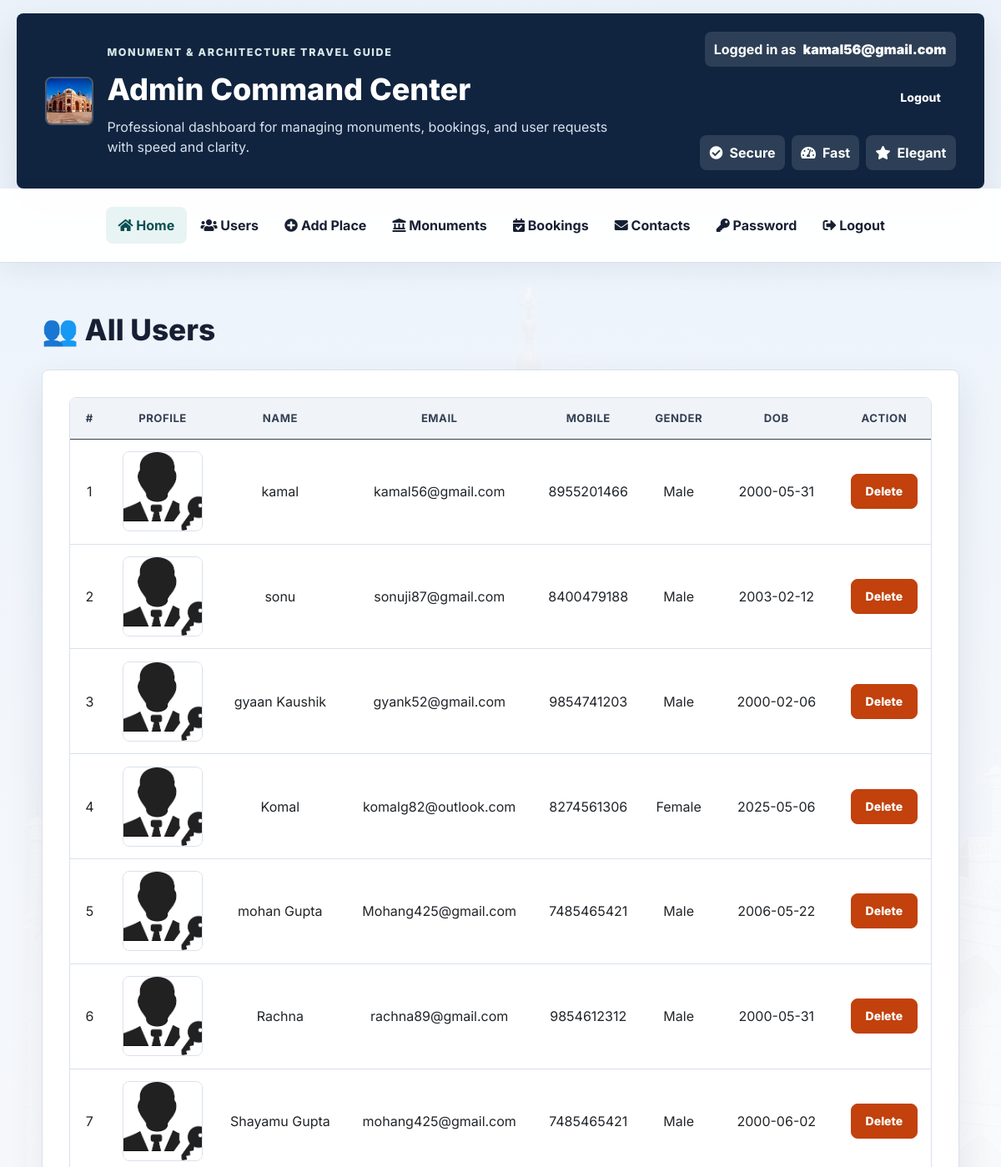
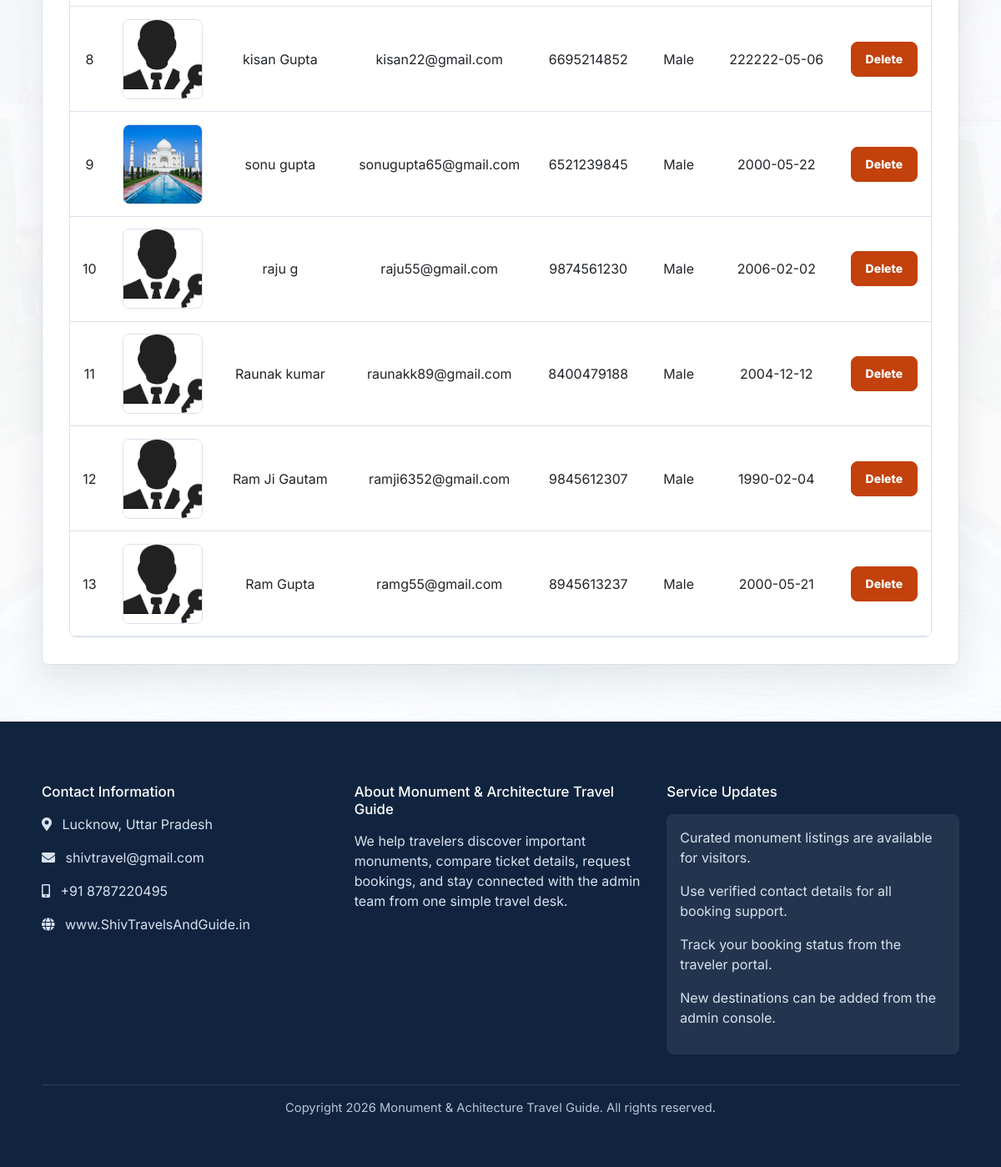
The app's page /view_user (signed in) with its own data (2 pictures, top to bottom).
### room/models.py (models this page shows, shortened)
class Signup(models.Model):
    user=models.ForeignKey(User,on_delete=models.CASCADE)
    mobile = models.CharField(max_length=20,null=True)
    image = models.FileField(null=True)
    gender = models.CharField(max_length=10,null=True)
    dob = models.CharField(max_length=20,null=True)

### room/views.py (the view)
# urls.py: path('view_user',view_user,name='view_user'),
def view_user(request):
    if not request.user.is_authenticated:
        return redirect('login')
    data=Signup.objects.all()
    d={'data':data}
    return render(request,'view_user.html',d)

### room/templates/view_user.html (shortened to what this page needs)
{% include 'admin_navigation.html' %}
<div class="container mt-4">
  <div class="d-flex justify-content-between align-items-center mb-3">
    <h3 class="page-title">👥 All Users</h3>
  </div>
  <div class="card-box">
    <div class="table-responsive">
      <table class="table table-hover text-center align-middle">
        <thead>
          <tr>
            <th>#</th>
            <th>Profile</th>
            <th>Name</th>
            <th>Email</th>
            <th>Mobile</th>
            <th>Gender</th>
            <th>DOB</th>
            <th>Action</th>
          </tr>
        </thead>
        <tbody>
          {% for i in data %}
          <tr>
            <td>{{forloop.counter}}</td>
            <td>
              <img src="{{i.image.url}}" class="profile-img" />
            </td>
            <td>{{i.user.first_name}} {{i.user.last_name}}</td>
            <td>{{i.user.username}}</td>
            <td>{{i.mobile}}</td>
            <td>{{i.gender}}</td>
            <td>{{i.dob}}</td>
            <td>
              <a
                href="{% url 'delete_user' i.user.id %}"
                onclick="
                  return confirm('Are you sure you want to delete this user?');
                "
                class="btn btn-danger btn-sm btn-delete"
              >
                Delete
              </a>
            </td>
          </tr>
          {% endfor %}
        </tbody>
      </table>
    </div>
  </div>
</div>
{% include 'footer.html' %}

### room/templates/admin_navigation.html (shortened to what this page needs)
<!doctype html>
<html>
  <head>
    <link
      href="https://cdn.jsdelivr.net/npm/bootstrap@5.0.2/dist/css/bootstrap.min.css"
      rel="stylesheet"
    />
    <link
      href="https://cdnjs.cloudflare.com/ajax/libs/font-awesome/5.15.3/css/all.min.css"
      rel="stylesheet"
    />
    {% load static %}
    <link rel="stylesheet" href="{% static 'css/theme.css' %}" />
  </head>
  <body>
    <div class="container-fluid admin-banner-shell">
      <div class="admin-banner row align-items-center">
        <div class="col-lg-8 col-md-7 banner-left">
          <div class="brand-panel">
            <img src="{% static 'images/b2.jpg' %}" class="brand-img" />
            <div>
              <p class="eyebrow">Monument & Architecture Travel Guide</p>
              <h1>Admin Command Center</h1>
              <p class="banner-description">
                Professional dashboard for managing monuments, bookings, and
                user requests with speed and clarity.
              </p>
            </div>
          </div>
        </div>
        <div class="col-lg-4 col-md-5 banner-right text-md-end text-center">
          <div class="quick-status">
            <span>Logged in as</span>
            <strong>{{ request.user }}</strong>
          </div>
          <a href="{% url 'logout' %}" class="btn btn-outline-light btn-sm mt-3"
            >Logout</a
          >
          <div class="banner-tags mt-4">
            <span><i class="fas fa-check-circle"></i> Secure</span>
            <span><i class="fas fa-tachometer-alt"></i> Fast</span>
            <span><i class="fas fa-star"></i> Elegant</span>
          </div>
        </div>
      </div>
    </div>
    <nav class="navbar navbar-expand-lg navbar-custom admin-nav-pills">
      <div class="container-fluid">
        <div class="collapse navbar-collapse" id="navbarNav">
          <ul class="navbar-nav mx-auto">
            <li class="nav-item">
              <a class="nav-link active" href="{% url 'admin_home' %}">
                <i class="fas fa-home"></i> Home
              </a>
            </li>
            <li class="nav-item">
              <a class="nav-link" href="{% url 'view_user' %}">
                <i class="fas fa-users"></i> Users
              </a>
            </li>
            <li class="nav-item">
              <a class="nav-link" href="{% url 'add_room' %}">
                <i class="fas fa-plus-circle"></i> Add Place
              </a>
            </li>
            <li class="nav-item">
              <a class="nav-link" href="{% url 'view_room_admin' %}">
                <i class="fas fa-landmark"></i> Monuments
              </a>
            </li>
            <li class="nav-item">
              <a class="nav-link" href="{% url 'view_booking_admin' %}">
                <i class="fas fa-calendar-check"></i> Bookings
              </a>
            </li>
            <li class="nav-item">
              <a class="nav-link" href="{% url 'view_contact' %}">
                <i class="fas fa-envelope"></i> Contacts
              </a>
            </li>
            <li class="nav-item">
              <a class="nav-link" href="{% url 'change_password_admin' %}">
                <i class="fas fa-key"></i> Password
              </a>
            </li>
            <li class="nav-item">
              <a class="nav-link" href="{% url 'logout' %}">
                <i class="fas fa-sign-out-alt"></i> Logout
              </a>
            </li>
          </ul>
        </div>
      </div>
    </nav>
  </body>
</html>

### room/static/css/theme.css (style rules this page uses)
:root { --ink: #172033; --muted: #667085; --line: #d9e1ec; --soft: #f5f7fb; --panel: #ffffff; --brand: #0f6b6e; --brand-dark: #0b4f52; --accent: #b7791f; --danger: #c2410c; --success: #16803c; --shadow: 0 18px 42px rgba(25, 35, 55, 0.1); }
* { box-sizing: border-box; }
html { scroll-behavior: smooth; }
body { margin: 0; min-height: 100vh; font-family: "Inter", system-ui, -apple-system, BlinkMacSystemFont, "Segoe UI", sans-serif; background: linear-gradient(180deg, rgba(245, 247, 251, 0.96), rgba(255, 255, 255, 0.98)), url("/static/images/tajmahal.jpg") center top / cover fixed; color: var(--ink); font-size: 16px; }
a { color: var(--brand); text-decoration: none; }
img { max-width: 100%; }
.container, .container-fluid { padding-left: 1.25rem; padding-right: 1.25rem; }
.brand-img, .logo-img { width: 58px; height: 58px; border-radius: 8px; object-fit: cover; border: 2px solid rgba(255, 255, 255, 0.25); }
.navbar-custom { position: sticky; top: 0; z-index: 20; background: rgba(255, 255, 255, 0.95); border-bottom: 1px solid var(--line); box-shadow: 0 10px 28px rgba(20, 30, 50, 0.06); backdrop-filter: blur(14px); }
.navbar-custom .container, .navbar-custom .container-fluid { padding-top: 0.85rem; padding-bottom: 0.85rem; }
.navbar-custom .nav-link, .navbar-custom .navbar-brand, .welcome-text { color: var(--ink) !important; font-weight: 700; }
.navbar-custom .nav-link { border-radius: 8px; padding: 0.65rem 0.9rem !important; margin-left: 0.15rem; }
.navbar-custom .nav-link:hover, .navbar-custom .nav-link.active { background: #e8f3f3; color: var(--brand-dark) !important; }
.page-shell, .container { padding-top: 2.25rem; padding-bottom: 2.25rem; }
.eyebrow, .subtitle { margin: 0 0 0.85rem; color: #d7e8ea; font-weight: 800; font-size: 0.78rem; letter-spacing: 0.13em; text-transform: uppercase; }
.main-card, .card-box, .login-card, .signup-card, .profile-card, .detail-card, .section-card { max-width: 1120px; margin: 0 auto; padding: clamp(1.25rem, 3vw, 2rem); border-radius: 8px; background: var(--panel); border: 1px solid var(--line); box-shadow: var(--shadow); }
.title, .section-title, .page-title, .place-title { margin: 0 0 0.75rem; color: var(--ink); font-size: clamp(1.45rem, 3vw, 2.2rem); line-height: 1.15; font-weight: 800; }
.page-title { color: var(--ink); }
.btn, .hero-btn, .btn-primary, .btn-submit, .btn-login, .btn-reset, .btn-back, .btn-secondary { min-height: 42px; display: inline-flex; align-items: center; justify-content: center; gap: 0.45rem; border-radius: 8px !important; border: 1px solid transparent; padding: 0.72rem 1.05rem; font-weight: 800; line-height: 1; }
.btn-danger { background: var(--danger) !important; border-color: var(--danger) !important; }
.table-responsive { border-radius: 8px; border: 1px solid var(--line); }
.table { margin-bottom: 0; background: #fff; }
.table thead th { background: #f0f4f8; color: #344054; font-size: 0.82rem; text-transform: uppercase; letter-spacing: 0.04em; border-bottom: 1px solid var(--line); }
.table td, .table th { vertical-align: middle; padding: 0.9rem; border-color: var(--line); }
.profile-img, .preview-img { width: 96px; height: 96px; object-fit: cover; border-radius: 8px; border: 1px solid var(--line); }
.admin-banner-shell { padding-top: 1rem; }
.admin-banner { max-width: 1320px; margin: 0 auto; padding: 1.4rem; border-radius: 8px; background: #10243f; color: #fff; box-shadow: var(--shadow); }
.brand-panel { display: flex; align-items: center; gap: 1rem; }
.admin-banner h1 { margin: 0; color: #fff; font-size: clamp(1.6rem, 3vw, 2.6rem); font-weight: 800; }
.banner-description { max-width: 620px; margin: 0.65rem 0 0; color: #d8e2ef; }
.quick-status, .banner-tags span { display: inline-flex; align-items: center; gap: 0.5rem; padding: 0.55rem 0.7rem; border-radius: 8px; background: rgba(255, 255, 255, 0.12); color: #fff; font-weight: 700; }
.banner-tags { display: flex; flex-wrap: wrap; gap: 0.5rem; justify-content: flex-end; }

### records on screen
Signup: image (picture), user.first_name "kamal", user.username "kamal56@gmail.com", mobile "8955201466", gender "Male", dob "2000-05-31"
Signup: image (picture), user.first_name "sonu", user.username "sonuji87@gmail.com", mobile "8400479188", gender "Male", dob "2003-02-12"
Signup: image (picture), user.first_name "gyaan", user.last_name "Kaushik", user.username "gyank52@gmail.com", mobile "9854741203", gender "Male", dob "2000-02-06"
Signup: image (picture), user.first_name "Komal", user.username "komalg82@outlook.com", mobile "8274561306", gender "Female", dob "2025-05-06"
Signup: image (picture), user.first_name "mohan", user.last_name "Gupta", user.username "Mohang425@gmail.com", mobile "7485465421", gender "Male", dob "2006-05-22"
Signup: image (picture), user.first_name "Rachna", user.username "rachna89@gmail.com", mobile "9854612312", gender "Male", dob "2000-05-31"
Signup: image (picture), user.first_name "Shayamu", user.last_name "Gupta", user.username "mohang425@gmail.com", mobile "7485465421", gender "Male", dob "2000-06-02"
Signup: image (picture), user.first_name "kisan", user.last_name "Gupta", user.username "kisan22@gmail.com", mobile "6695214852", gender "Male", dob "222222-05-06"
Signup: image (picture), user.first_name "sonu", user.last_name "gupta", user.username "sonugupta65@gmail.com", mobile "6521239845", gender "Male", dob "2000-05-22"
Signup: image (picture), user.first_name "raju", user.last_name "g", user.username "raju55@gmail.com", mobile "9874561230", gender "Male", dob "2006-02-02"
Signup: image (picture), user.first_name "Raunak", user.last_name "kumar", user.username "raunakk89@gmail.com", mobile "8400479188", gender "Male", dob "2004-12-12"
Signup: image (picture), user.first_name "Ram Ji", user.last_name "Gautam", user.username "ramji6352@gmail.com", mobile "9845612307", gender "Male", dob "1990-02-04"
Signup: image (picture), user.first_name "Ram", user.last_name "Gupta", user.username "ramg55@gmail.com", mobile "8945613237", gender "Male", dob "2000-05-21"

### other values on screen
{{ request.user }} "kamal56@gmail.com"
